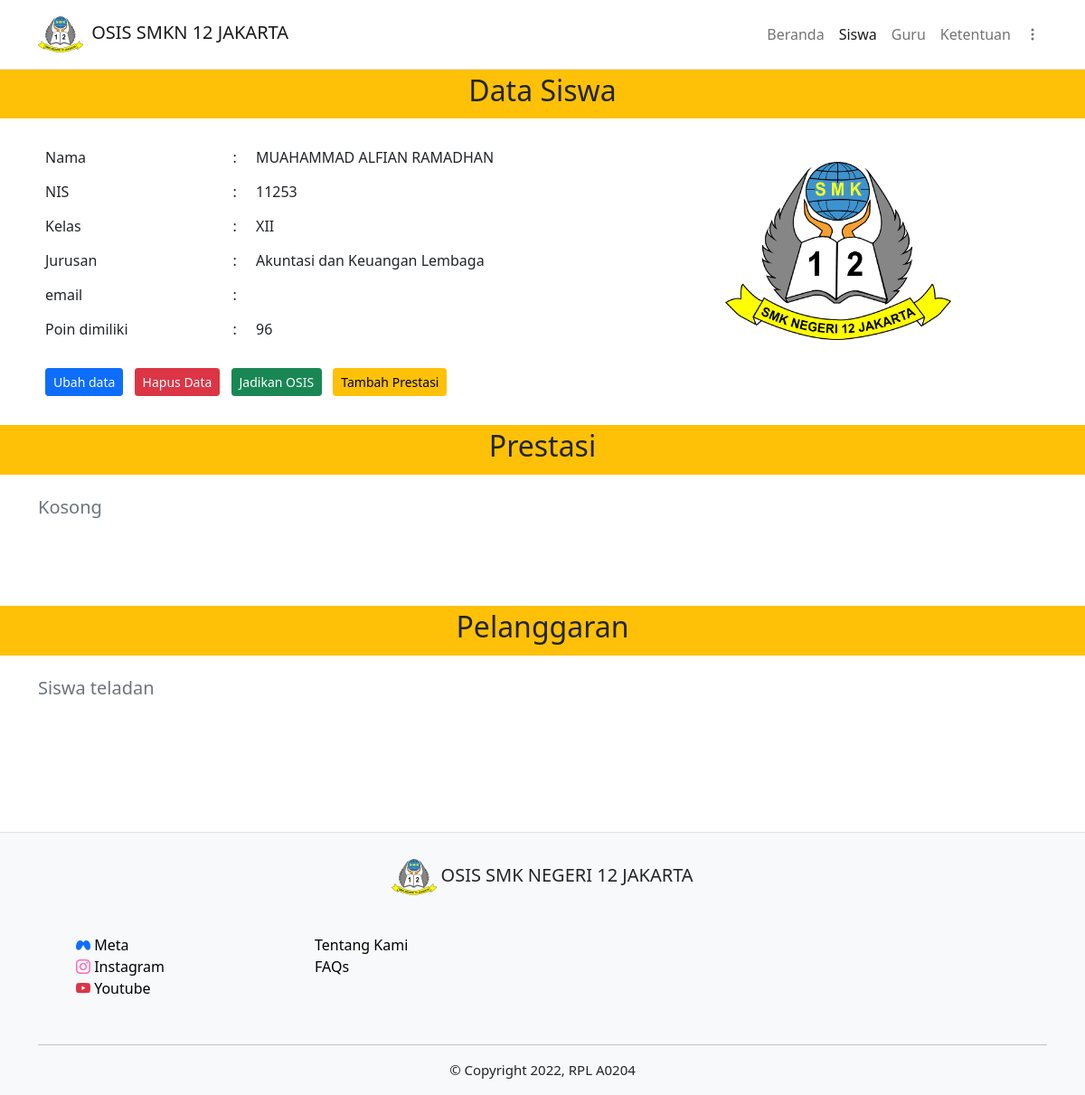
/php/data_siswa.php?id=53 (signed in), run on the app's committed database.
### tables this page shows
CREATE TABLE `siswa` (
  `id_siswa` int(11) NOT NULL,
  `id_kelas` int(11) NOT NULL,
  `id_jurusan` int(11) NOT NULL,
  `nis` int(5) NOT NULL,
  `nama_siswa` varchar(255) NOT NULL,
  `email` varchar(255) DEFAULT NULL,
  `jmlh_poin` int(3) NOT NULL,
  `role` varchar(5) NOT NULL,
  `foto` varchar(255) DEFAULT NULL,
  `password` varchar(255) NOT NULL,
  `created_at` timestamp NOT NULL DEFAULT current_timestamp() ON UPDATE current_timestamp()
);

CREATE TABLE `kelas` (
  `id_kelas` int(11) NOT NULL,
  `nama_kelas` varchar(255) NOT NULL
);

CREATE TABLE `jurusan` (
  `id_jurusan` int(11) NOT NULL,
  `id_kelas` int(11) NOT NULL,
  `kode_jurusan` varchar(255) NOT NULL,
  `nama_jurusan` varchar(255) NOT NULL
);

### php/functions.php (called while the page is built, shortened)
<?php
$conn = mysqli_connect("localhost", "root", "", "pelanggaran_siswa");
function query($query)
{
    global $conn;
    $result = mysqli_query($conn, $query);
    $rows = [];
    while ($row = mysqli_fetch_assoc($result)) {
        $rows[] = $row;
    }
    return $rows;
}

### php/data_siswa.php (the view, shortened to what this page needs)
<?php
if (isset($_SESSION["guru"])) {
    $guru = "hidden";
} else {
    $guru = "";
}
if (isset($_SESSION["siswa"])) {
    $hide_siswa = "hidden";
    $link = "./data_siswa.php?id=" . $_SESSION["id_siswa"];
    $username = $_SESSION["nis"];
} else {
    $hide_siswa = "";
    $link = "./../index.php";
}
include('./functions.php');
$id = $_GET["id"];
$siswa = query("SELECT `id_kelas`, `id_jurusan`, `nis`, `nama_siswa`, `email`, `jmlh_poin`, `role`,`foto` FROM siswa WHERE id_siswa = $id")[0];
$kelas = query("SELECT nama_kelas FROM kelas WHERE id_kelas =" . $siswa["id_kelas"])[0];
$jurusan = query("SELECT nama_jurusan FROM jurusan WHERE id_jurusan = " . $siswa["id_jurusan"])[0];
$pelanggaran_siswa = query("SELECT * FROM pelanggaran_siswa WHERE id_pelanggar = $id");
$prestasi_siswa  = query("SELECT * FROM prestasi_siswa WHERE id_siswa = $id");
?>
<html lang="en">
<head>
    <link href="https://cdn.jsdelivr.net/npm/bootstrap@5.0.2/dist/css/bootstrap.min.css" rel="stylesheet">
    <link rel="stylesheet" href="https://cdn.jsdelivr.net/npm/bootstrap-icons@1.7.2/font/bootstrap-icons.css">
    <link rel="stylesheet" href="../css/umum.css">
</head>
<body>
    <nav class="navbar navbar-expand-lg navbar-light border-bottom">
        <div class="container-lg">
            <a href="<?= $link; ?>" class="navbar-brand align-items-center ">
                <img src="./../img/logosmk12.png" style="width:50px;height:50px">
                <h5 class=" ms-1 d-inline">OSIS SMKN 12 JAKARTA</h5>
            </a>
            <div class="collapse navbar-collapse justify-content-end align-items-center" id="main-nav">
                <ul class="navbar-nav">
                    <li class="navbar-item">
                        <a href="./../index.php" class="nav-link" <?= $hide_siswa; ?>>Beranda</a>
                    </li>
                    <li class="navbar-item">
                        <a href="./siswa.php" class="nav-link active" <?= $hide_siswa; ?>>Siswa</a>
                    </li>
                    <li class="navbar-item">
                        <a href="./guru.php" class="nav-link" <?= $guru; ?><?= $hide_siswa; ?>>Guru</a>
                    </li>
                    <li class="navbar-item">
                        <a href="./ktnpelanggaran.php" class="nav-link">Ketentuan</a>
                    </li>
                    <li class="nav-item dropdown mt-1">
                        <a class="nav-link" href="#" id="navbarDropdown" role="button" data-bs-toggle="dropdown" aria-expanded="false">
                            <span class="d-md-none">Menu</span><i class="bi bi-three-dots-vertical"></i>
                        </a>
                    </li>
                </ul>
            </div>
        </div>
    </nav>
    <section>
        <div class="container-fluid  mb-4 bg-warning p-1">
            <h1 class="text-center fs-2">Data Siswa</h1>
        </div>
        <div class="container-lg">
            <div class="row align-items-center">
                <div class="col-md-8">
                    <table border="0" class="table table-borderless fs-6">
                        <tbody>
                            <tr>
                                <td style="width: 165px;">Nama</td>
                                <td style="width: 10px;">:</td>
                                <td style="width: 400px;"><?= $siswa["nama_siswa"]; ?></td>
                            </tr>
                            <tr>
                                <td>NIS</td>
                                <td>:</td>
                                <td><?= $siswa["nis"]; ?></td>
                            </tr>
                            <tr>
                                <td>Kelas</td>
                                <td>:</td>
                                <td><?= $kelas["nama_kelas"]; ?></td>
                            </tr>
                            <tr>
                                <td>Jurusan</td>
                                <td>:</td>
                                <td><?= $jurusan["nama_jurusan"]; ?></td>
                            </tr>
                            <tr>
                                <td>email</td>
                                <td>:</td>
                                <td><?= $siswa["email"]; ?></td>
                            </tr>
                            <tr>
                                <td>Poin dimiliki</td>
                                <td>:</td>
                                <td><?= $siswa["jmlh_poin"]; ?></td>
                            </tr>
                        </tbody>
                    </table>
                </div>
                <div class="col-md-4">
                    <?php if (!$siswa["foto"]) : ?>
                        <img src="./../img/LOGO SMKN 12.png" width="250" height="250" class="img-fluid d-none d-md-block" title="<?= $siswa["nama_siswa"]; ?>">
                    <?php else : ?>
                        <img src="./../foto_siswa/<?= $siswa["foto"]; ?>" width="250" height="250" class="img-fluid d-none d-md-block" title="<?= $siswa["nama_siswa"]; ?>">
                    <?php endif; ?>
                </div>
            </div>
            <div class="mb-2 ms-2">
                <a href="./ubah/ubah_siswa.php?id=<?= $id; ?>" class="btn btn-primary btn-sm me-2 mt-2" <?= $hide_siswa; ?>>Ubah data</a>
                <a href="./hapus/hapus_siswa.php?id=<?= $id; ?>" onclick="return confirm('Hapus data?')" class="btn btn-danger btn-sm me-2 mt-2" <?= $hide_siswa ?>>Hapus Data</a>
                <?php if ($siswa["role"] === "siswa") : ?>
                    <a href="./ubah/ubah_role.php?role=siswa&sk=<?= $id; ?>" onclick="return confirm('Jadikan osis?')" class="btn btn-success btn-sm me-2 mt-2" <?= $hide_siswa; ?>>Jadikan OSIS</a>
                <?php else : ?>
                    <a href="./ubah/ubah_role.php?role=osis&sk=<?= $id; ?>" onclick="return confirm('Jadikan siswa?')" class="btn btn-success btn-sm me-2 mt-2" <?= $hide_siswa; ?>>Jadikan Siswa</a>
                <?php endif; ?>
                <a href="" class="btn btn-warning btn-sm mt-2" data-bs-toggle="modal" data-bs-target="#tambah_prestasi" <?= $hide_siswa; ?>>Tambah Prestasi</a>
            </div>
        </div>
    </section>
    <section style="min-height: 200px">
        <div class="container-fluid mt-4 mb-4 bg-warning p-1">
            <h1 class="text-center fs-2">Prestasi</h1>
        </div>
        <div class="container-lg">
            <div class="row">
                <?php if ($prestasi_siswa) :
                    foreach ($prestasi_siswa as $prestasi) {
                ?>
                        <div class="col-md-6 mb-3" style="line-height: 8px;">
                            <div class="card shadow-sm">
                                <div class="card-body">
                                    <div class="row">
                                        <div class="col-8">
                                            <h6 class="card-subtitle">Tanggal Lomba: <span class="fw-bold"><?= $prestasi["tgl_prestasi"]; ?></span></h6>
                                        </div>
                                        <div class="col-4 text-end">
                                            <a href="hapus/hapus_prestasiSiswa.php?id_prestasi=<?= $prestasi["id_prestasi_siswa"]; ?>&id_siswa=<?= $id; ?>" onclick="return confirm('Hapus Prestasi?')" <?= $hide_siswa; ?>><i class="bi bi-x-lg"></i></a>
                                        </div>
                                    </div>
                                    <p class="card-text">
                                    <p class="">Keterangan :</p>
                                    <ul class="ms-2" style="line-height: 15px;">
                                        <?php $ket = mysqli_query($conn, "SELECT det_prestasi FROM ket_prestasi WHERE id_prestasi = " . $prestasi["id_prestasi"])->fetch_assoc(); ?>
                                        <li><?= $ket["det_prestasi"]; ?></li>
                                    </ul>
                                    </p>
                                    <div class="row">
                                        <div class="col-4 col-md-2">
                                            <a href="../dokumen/<?= $prestasi["bukti"]; ?>" target="_blank">Bukti <i class="bi bi-patch-check-fill text-primary"></i></a>
                                        </div>
                                    </div>
                                </div>
                            </div>
                        </div>
                    <?php } ?>
                <?php else : ?>
                    <h5 class="text-muted">Kosong</h5>
                <?php endif; ?>
            </div>
    </section>
    <section class="mt-4 data-plgr">
        <div class="container-fluid  mb-4 bg-warning p-1">
            <h1 class="text-center fs-2">Pelanggaran</h1>
        </div>
        <div class="container-lg">
            <div class="row">
                <?php if ($pelanggaran_siswa) :
                    foreach ($pelanggaran_siswa as $plgr) {
                ?>
                        <div class="col-md-6 mb-3" style="line-height: 8px;">
                            <div class="card shadow-sm">
                                <div class="card-body">
                                    <div class="row">
                                        <div class="col-8">
                                            <h6 class="card-subtitle">Tanggal : <span class="fw-bold"><?= $plgr["waktu_pelanggaran"]; ?></span></h6>
                                        </div>
                                        <div class="col-4 text-end">
                                            <a href="hapus/hapus_plgrSiswa.php?id_plgr=<?= $plgr["id_pelanggaran_siswa"]; ?>&id_siswa=<?= $id; ?>&poin=<?= $plgr["poin_berkurang"]; ?>" onclick="return confirm('Hapus Pelanggaran?')" <?= $hide_siswa; ?>><i class="bi bi-x-lg"></i></a>
                                        </div>
                                    </div>
                                    <p class="card-text">
                                    <p class="">Pelanggaran :</p>
                                    <ol class="ms-2" style="line-height: 20px;margin: -10px 0 8px 0">
                                        <?php
                                        $id_plgr = $plgr["id_pelanggaran"];
                                        $pelanggaran = query("SELECT det_pelanggaran FROM ket_pelanggaran WHERE id_pelanggaran in ($id_plgr)");
                                        foreach ($pelanggaran as $det_plgr) :
                                        ?>
                                            <li><?= $det_plgr["det_pelanggaran"]; ?></li>
                                        <?php endforeach; ?>
                                    </ol>
                                    <p class="">Poin berkurang : <?= $plgr["poin_berkurang"]; ?></p>
                                    <?php
                                    if (strlen($plgr["id_pelapor"]) === 5) {
                                        $pelapor = mysqli_query($conn, "SELECT nama_siswa FROM siswa WHERE nis =" . $plgr["id_pelapor"])->fetch_assoc()["nama_siswa"];
                                    } else {
                                        $pelapor = mysqli_query($conn, "SELECT nama_guru FROM guru_pembina WHERE nip =" . $plgr["id_pelapor"])->fetch_assoc()["nama_guru"];
                                    }
                                    ?>
                                    <p class="" <?= $hide_siswa; ?>>Petugas : <?= $pelapor; ?></p>
                                    </p>
                                </div>
                            </div>
                        </div>
                    <?php } ?>
                <?php else : ?>
                    <h5 class="text-muted">Siswa teladan</h5>
                <?php endif; ?>
            </div>
        </div>
    </section>
    <footer class="pt-4 border-top bg-light" style="margin:100px 0 0 0;">
        <div class="container-xl">
            <div class="row justify-content-center">
                <div class="col-auto pb-2">
                    <img src="../img/logosmk12.png" style="width:50px;height:50px">
                    <h5 class="d-inline">OSIS SMK NEGERI 12 JAKARTA</h5>
                </div>
            </div>
            <div class="row" style="margin: 30px 30px 50px 30px">
                <div class="col-5 col-md-3">
                    <a href="#" class="text-decoration-none d-block">
                        <i class="bi bi-meta text-primary"></i>
                        <span class="meta">Meta</span>
                    </a>
                    <a href="#" class="text-decoration-none text-bla d-block">
                        <i class="bi bi-instagram"></i>
                        <span class="insta">Instagram</span>
                    </a>
                    <a href="#" class="text-decoration-none text-danger">
                        <i class="bi bi-youtube"></i>
                        <span class="yt">Youtube</span>
                    </a>
                </div>
                <div class="col-5 col-md-3">
                    <a href="#" class="d-block">Tentang Kami</a>
                    <a href="#" class="">FAQs</a>
                </div>
            </div>
            <hr>
            <p style="text-align:center; font-size:15px">&copy; Copyright 2022, RPL A0204</p>
        </div>
    </footer>
</body>
</html>

### css/umum.css (style rules this page uses)
html { user-select: none; }
html, body, section, footer { padding: 0; margin: 0; overflow-x: hidden; }
a { text-decoration: none; color: black; }
.bi-youtube { color: #dc3545; }
.bi-instagram { color: hotpink; }
.meta, .insta, .yt { color: black; }
.data-plgr { min-height: 150px; }

### data on the page
siswa: nama_siswa "MUAHAMMAD ALFIAN RAMADHAN", nis "11253", jmlh_poin "96"
kelas: nama_kelas "XII"
jurusan: nama_jurusan "Akuntasi dan Keuangan Lembaga"
